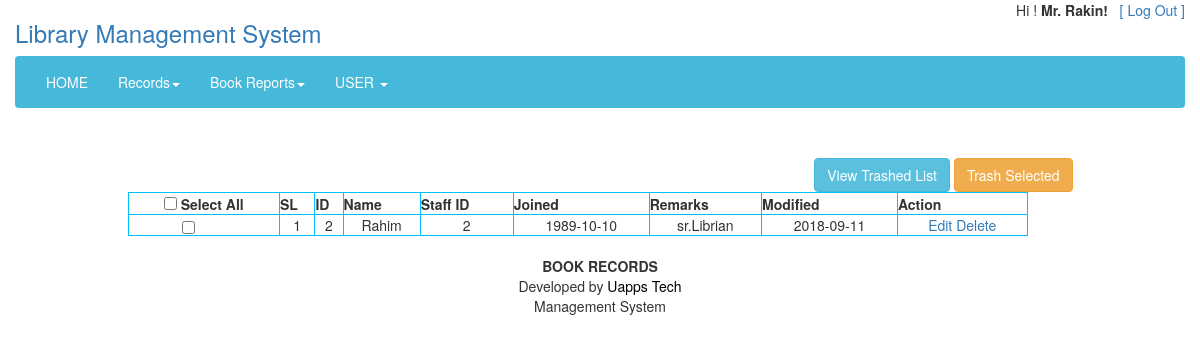
/views/view.php?id=staff (signed in), run on the app's committed database.
### tables this page shows
CREATE TABLE `users` (
  `id` int(11) NOT NULL,
  `first_name` varchar(111) NOT NULL,
  `last_name` varchar(111) NOT NULL,
  `email` varchar(111) NOT NULL,
  `password` varchar(111) NOT NULL,
  `role` varchar(5) NOT NULL,
  `permission` varchar(2000) NOT NULL,
  `phone` varchar(111) NOT NULL,
  `address` varchar(333) NOT NULL,
  `email_verified` varchar(111) DEFAULT NULL
);

CREATE TABLE `staff` (
  `id` int(11) NOT NULL,
  `name` varchar(50) DEFAULT NULL,
  `staffid` varchar(5) DEFAULT NULL,
  `doj` date DEFAULT NULL,
  `remarks` varchar(200) DEFAULT NULL,
  `modified` date DEFAULT NULL,
  `soft_delete` varchar(3) DEFAULT 'No'
);

### src/Model/Database.php (called while the page is built, shortened)
<?php
class Database
{
    public function __construct()
    {
        try{
            $this->DBH = new PDO('mysql:host=localhost;dbname=oopcrud', "root", "");
        }
        catch(PDOException $error){
           echo "Database Error: ". $error->getMessage();
        }
    }
}

### src/User/User.php (called while the page is built, shortened)
<?php
class User extends DB{
    public $email="";
    public function setData($data=array()){
        if(array_key_exists('email',$data)){
            $this->email=$data['email'];
        }
        return $this;
    }
    public function view(){
        $query=" SELECT * FROM users WHERE email = '$this->email'";
        $STH =$this->DBH->query($query);
        $STH->setFetchMode(PDO::FETCH_OBJ);
        return $STH->fetch();
    }
}

### src/Admin/Admin.php (called while the page is built, shortened)
<?php
class Admin extends DB
{
    public function view()
    {
        $sql = '';
        if ($_GET['id'] == 'staff') {
            $sql = "select * from staff WHERE soft_delete='No'";
        }
        $STH = $this->DBH->query($sql);
        $STH->setFetchMode(PDO::FETCH_OBJ);
        return $STH->fetchAll();
    }
}

### views/view.php (the view, shortened to what this page needs)
<?php
include ('header.php');
$objData= new \App\Admin\Admin();
$objData->setData($_GET);
$viewData=$objData->view();
$serial=1;
?>
<form action="trashmultiple.php" id="multiple" method="post">
<div class="container">
    <div class="row">
        <div class="col-sm-2"></div>
        <div class="col-sm-9 text-right">
            <a href="trashview.php?id=<?php echo $_GET['id']?>"   class="btn btn-info role="button"> View Trashed List</a>
            <button type="submit" class="btn btn-warning">Trash Selected</button>
        </div>
        <div class="col-sm-1"></div>
    </div>
<div class="row">
    <div class="col-sm-1"></div>
    <div class="col-sm-10">
            <?php
            if($_GET['id']=='staff'){
                echo "<table id='resulttable' border='5' width='900px' style='border-spacing: 50px; border: deepskyblue; text-align: center;'> <tr><table id='resulttable' border='5' width='900px' style='border-spacing: 50px; border: deepskyblue; text-align: center;'> <th style='text-align: center'><input id='select_all' type='checkbox' value='select all'> Select All</th><th>SL</th><th>ID</th><th>Name</th><th>Staff ID</th><th>Joined</th><th>Remarks</th><th>Modified</th><th>Action</th></tr>";
                foreach ($viewData as $oneData){
                    echo "<tr><td style='padding-left:6%'><input type='checkbox' class='checkbox' name='mark[]' value='$oneData->id'>
                    <td>$serial</td><td>$oneData->id</td>  <td>$oneData->name</td><td>$oneData->staffid</td> <td> $oneData->doj</td><td>$oneData->remarks</td><td>$oneData->modified</td><td><a href=edit.php?id=$oneData->id&editid=".$_GET['id'].">Edit</a><a  href=delete.php?id=$oneData->id&deleteid=staff> Delete</a></td></tr>";
                    $serial++;
                }
                echo "</table>";
            }
            ?>
    </div>
    <div class="col-sm-1"></div>
</div>
</div>
</form>
<?php
include 'footer.php';
include 'footer_script.php';
?>
</body>
</html>

### views/header.php (shortened to what this page needs)
<?php
$obj= new User();
$obj->setData($_SESSION);
$singleUser = $obj->view();
?>
<!DOCTYPE html>
<html lang="en">
  <head>
      <link href="../resource/css/style.css" rel="stylesheet" type="text/css">
      <link href="../resource/css/bootstrap.min.css" rel="stylesheet">
      <link href="../resource/css/animate.min.css" rel="stylesheet">
      <link href="../resource/css/bootstrap-dropdownhover.min.css" rel="stylesheet">
      <link rel="stylesheet" type="text/css" href="../resource/bootstrap/css/daterangepicker.css" />
      <link rel="stylesheet" href="../resource/bootstrap/css/jquery-ui.css">
  </head>
  <body id="body">
	<div class="container headSection">
		<div class="row">
				<div class="row">
					<div class="col-md-9">
                        <a href="index.php"><h3>Library Management System</h3></a>
					</div>
					<div class="col-md-3 text-right">
                        <p>Hi ! <b><?php echo "<b>$singleUser->first_name $singleUser->last_name</b>"?>!</b> &nbsp; <a href="User/Authentication/logout.php">[ Log Out ]</a></p>
					</div>
				</div>
				<nav  class="navbar navbar-default navbar-static">
						<div style="padding-left:0px; padding-right:0px;" class="container">
							<div style="padding-top:0px; margin-top:0px;"  class="collapse navbar-collapse" id="myNavbar">
								<div style="padding-left:0px; padding-right:0px;" class="container">
								  <ul class="nav navbar-nav navbar-left">
									<li class="backg"><a href="index.php">HOME</a></li>
									<li class="dropdown">
										<a id="menu" href="" class="dropdown-toggle" data-toggle="dropdown" role="button" data-hover="dropdown" aria-haspopup="true" aria-expanded="false" data-animations="zoomIn zoomIn zoomIn zoomIn">Records<span class="caret"></span></a>
									</li>
									<li class="dropdown">
										<a id="menu" href="" class="dropdown-toggle" data-toggle="dropdown" role="button" data-hover="dropdown" aria-haspopup="true" aria-expanded="false" data-animations="zoomIn zoomIn zoomIn zoomIn">Book Reports<span class="caret"></span></a>
									</li>
									<li class="dropdown">
										<a id="menu" href="" class="dropdown-toggle" data-toggle="dropdown" role="button" data-hover="dropdown" aria-haspopup="true" aria-expanded="false" data-animations="zoomIn zoomIn zoomIn zoomIn">USER <span class="caret"></span></a>
									</li>
								  </ul>
								</div>
							</div>
						</div>
				</nav>
		</div>
	</div>
    <div class="text-center">
        <?php echo "<div style='height: 30px; text-align: center'> <div class='alert-success' id='message'> $msg</div> </div>"; ?>
    </div>

### resource/css/style.css (style rules this page uses)
#body { background-color: white; min-height:500px; }
.headSection .navbar-default { background-color: #46b8da; border-color: transparent; }
.navbar-default .navbar-left>li>a { color: #FFFFFF !important; }
#resulttable { border-width: thin; }

### data on the page
users: first_name "Mr.", last_name "Rakin"
staff: id "2", name "Rahim", staffid "2", doj "1989-10-10", remarks "sr.Librian", modified "2018-09-11"
